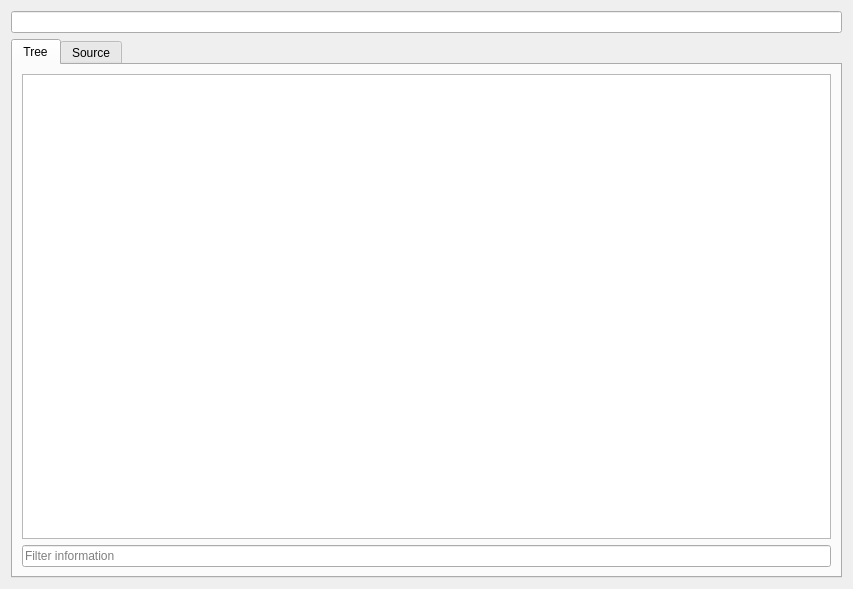
<?xml version="1.0" encoding="UTF-8"?>
<ui version="4.0">
 <class>MediaInfoViewer</class>
 <widget class="QWidget" name="MediaInfoViewer">
  <property name="geometry">
   <rect>
    <x>0</x>
    <y>0</y>
    <width>853</width>
    <height>589</height>
   </rect>
  </property>
  <property name="windowTitle">
   <string>Form</string>
  </property>
  <layout class="QVBoxLayout" name="verticalLayout">
   <item>
    <layout class="QHBoxLayout" name="horizontalLayout">
     <item>
      <widget class="QLineEdit" name="fileName"/>
     </item>
    </layout>
   </item>
   <item>
    <widget class="QTabWidget" name="tabWidget">
     <property name="currentIndex">
      <number>0</number>
     </property>
     <widget class="QWidget" name="treeViewTab">
      <attribute name="title">
       <string>Tree</string>
      </attribute>
      <layout class="QVBoxLayout" name="verticalLayout_3">
       <item>
        <widget class="QTreeView" name="treeView"/>
       </item>
       <item>
        <widget class="QLineEdit" name="searchLe">
         <property name="placeholderText">
          <string>Filter information</string>
         </property>
         <property name="clearButtonEnabled">
          <bool>true</bool>
         </property>
        </widget>
       </item>
      </layout>
     </widget>
     <widget class="QWidget" name="sourceViewTab">
      <attribute name="title">
       <string>Source</string>
      </attribute>
      <layout class="QVBoxLayout" name="verticalLayout_2">
       <item>
        <widget class="QPlainTextEdit" name="editView"/>
       </item>
      </layout>
     </widget>
    </widget>
   </item>
  </layout>
 </widget>
 <resources/>
 <connections/>
</ui>
